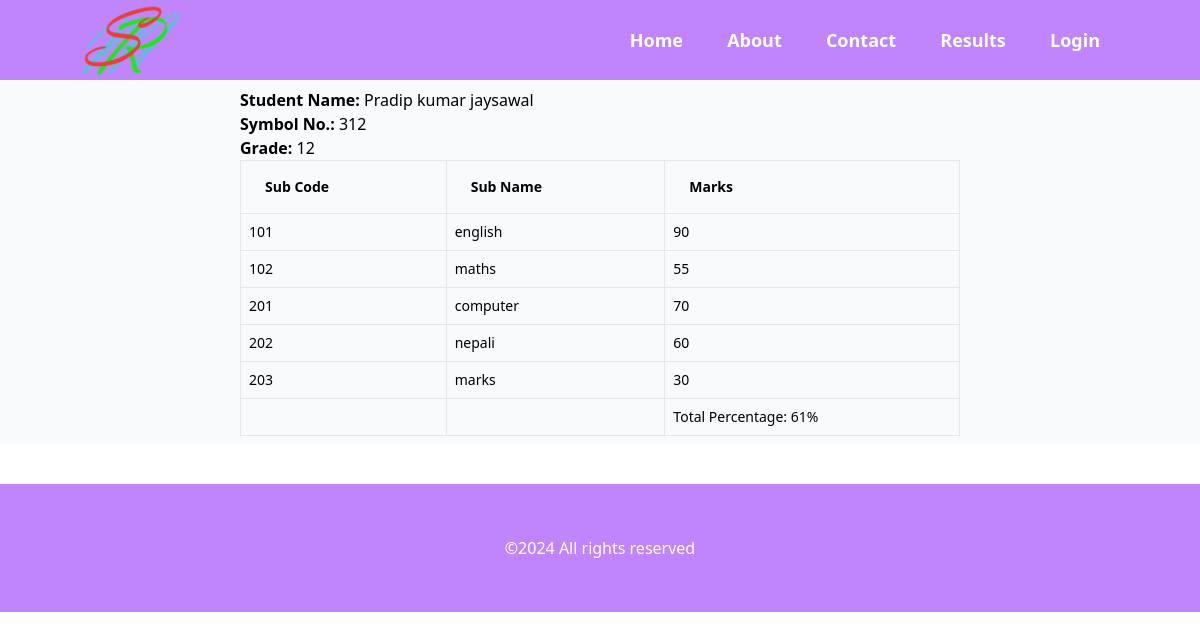
Screenshot of /gradesheet.php?symbol=312 with the database file from the repository.
### tables this page shows
CREATE TABLE `studentinfo` (
  `sid` int(11) NOT NULL,
  `firstname` varchar(100) NOT NULL,
  `midname` varchar(100) NOT NULL,
  `lastname` varchar(100) NOT NULL,
  `gender` varchar(11) NOT NULL,
  `address` varchar(250) NOT NULL,
  `grade` int(11) DEFAULT NULL
);

CREATE TABLE `sub` (
  `id` int(11) NOT NULL,
  `code` int(11) NOT NULL,
  `subjects` varchar(100) NOT NULL
);

CREATE TABLE `results` (
  `id` int(11) NOT NULL,
  `code` int(11) NOT NULL,
  `name` varchar(150) NOT NULL,
  `grade` int(11) NOT NULL,
  `marks` int(11) NOT NULL,
  `english` int(11) DEFAULT NULL,
  `maths` int(11) DEFAULT NULL,
  `computer` int(11) DEFAULT NULL,
  `nepali` int(11) DEFAULT NULL,
  `percentage` float NOT NULL
);

### gradesheet.php (the view)
<?php
include 'includes/header.php';
include 'includes/dbconnection.php';
$symbol = "";
if(isset($_GET['symbol'])){
  $symbol = $_GET['symbol'];
}
if (!empty($symbol)) {
    $resultqry = "SELECT * FROM results WHERE code = '$symbol'";
    $result = mysqli_query($conn, $resultqry);
    if($result && mysqli_num_rows($result) > 0) {
        $row  = mysqli_fetch_assoc($result);
    } else {
        $row = null;
    }
}
$subqry = "SELECT * FROM sub";
$result2 = mysqli_query($conn, $subqry);
$stdqry = "SELECT * FROM studentinfo WHERE sid = '$symbol'";
$resultstd = mysqli_query($conn, $stdqry);
$stdrow = mysqli_fetch_assoc($resultstd);
?>
<div class="flex flex-col bg-gray-50 px-60">
  <div class="overflow-x-auto sm:-mx-6 lg:-mx-8">
    <div class="inline-block min-w-full py-2 sm:px-6 lg:px-8">
      <div class="overflow-hidden">
        <?php if ($row && $stdrow) {  ?>
        <table class="min-w-full text-left text-sm font-light text-surface dark:text-red">
          <thead class="border-b border-neutral-200 font-medium dark:border-blue">
            <p><span class="font-bold">Student Name:</span> <?php echo $stdrow['firstname']; ?> <?php echo $stdrow['midname']; ?> <?php echo $stdrow['lastname']; ?></p>
            <p><span class="font-bold">Symbol No.:</span> <?php echo $stdrow['sid']; ?></p>
            <p><span class="font-bold">Grade:</span> <?php echo $stdrow['grade']; ?></p>
            <tr>
              <th scope="col" class=" border p-2 px-6 py-4">Sub Code</th>
              <th scope="col" class="border p-2 px-6 py-4">Sub Name</th>
              <th scope="col" class="border p-2 px-6 py-4">Marks</th>
            </tr>
          </thead>
          <tbody>
            <?php
              if (!empty($symbol) && $result2 && mysqli_num_rows($result2) > 0) {
                while($row2  = mysqli_fetch_assoc($result2)) {
            ?>
            <tr>
              <td class="border p-2"><?php echo $row2['code']; ?></td>
              <td class="border p-2"><?php echo $row2['subjects']; ?></td>
              <td class="border p-2"><?php
                if($row && isset($row[$row2['subjects']])) {
                    echo $row[$row2['subjects']];
                } else {
                    echo "N/A";
                }
              ?></td>
            </tr>
            <?php
                }
              } else {
                echo "<tr><td colspan='3'>No results found.</td></tr>";
              }
            ?>
          </tbody>
          <?php if(!empty($row)) {  ?>
          <tr>
            <td class="border p-2"></td>
            <td class="border p-2"></td>
            <td class="border p-2">Total Percentage: <?php echo isset($row['percentage']) ? $row['percentage'] : 'N/A'; ?>%</td>
          </tr>
          <?php } ?>
        </table>
        <?php } else {  ?>
        <p class="text-center text-red-500">No matching records found for the provided symbol.</p>
        <?php } ?>
      </div>
    </div>
  </div>
</div>
<?php include 'includes/footer.php'; ?>

### includes/header.php (shortened to what this page needs)
<!DOCTYPE html>
<html lang="en">
<head>
    <script src="https://cdn.tailwindcss.com"></script>
    <link href="https://cdn.jsdelivr.net/npm/remixicon@4.2.0/fonts/remixicon.css" rel="stylesheet" />
    <link rel="stylesheet" href="https://unicons.iconscout.com/release-pro/v4.0.0/css/solid.css">
</head>
<body>
<nav class="flex bg-purple-400 px-20 py-1 items-center justify-between">
    <img src="images/12.png" width="100" alt="">
    <div>
        <a href="index.php" class="text-lg font-bold text-white px-5">Home</a>
        <a href="about.php" class="text-lg font-bold text-white  px-5">About</a>
        <a href="contact.php" class="text-lg font-bold text-white  px-5">Contact</a>
        <a href="results.php" class="text-lg font-bold text-white  px-5">Results</a>
        <?php if(isset($_SESSION['islogin'])) { ?>
            <div class="text-lg font-bold p-5 relative group inline cursor-pointer"><i class="ri-user-fill"></i>
                <div class="absolute top-10 right-0 hidden group-hover:block border rounded-lg bg-gray-100 text-gray-800 w-40 text-sm">
                    <hr>
                    <!-- <a href="carts.php" class="p-2 block rounded hover:bg-gray-200">
                        <p><i class="ri-shopping-cart-2-line"></i> My Cart</p>
                    </a> -->
                    <hr>
                    <a href="admin/logout.php" class="p-2 block rounded hover:bg-gray-200 "><i class="ri-logout-box-line "></i>&nbsp;Logout</a>
                </div>
            </div>
            <?php } else { ?>
            <a href="login.php" class="text-lg text-white font-bold px-5">Login</a>
            <?php } ?>
    </div>
</nav>

### includes/footer.php
<footer>
        <div class="grid grid gap-15 bg-purple-400 mt-10 py-8 px-20">
        <div class="text-center text-white p-5">
            <p>&copy;2024 All rights reserved</p>
        </div>
    </footer>
</body>
</html>

### rows the page displays
studentinfo: firstname "Pradip", midname "kumar", lastname "jaysawal", sid "312", grade "12"
sub: code "101", subjects "english", subjects.english "90"
sub: code "102", subjects "maths", subjects.maths "55"
sub: code "201", subjects "computer", subjects.computer "70"
sub: code "202", subjects "nepali", subjects.nepali "60"
sub: code "203", subjects "marks", subjects.marks "30"
results: percentage "61"
